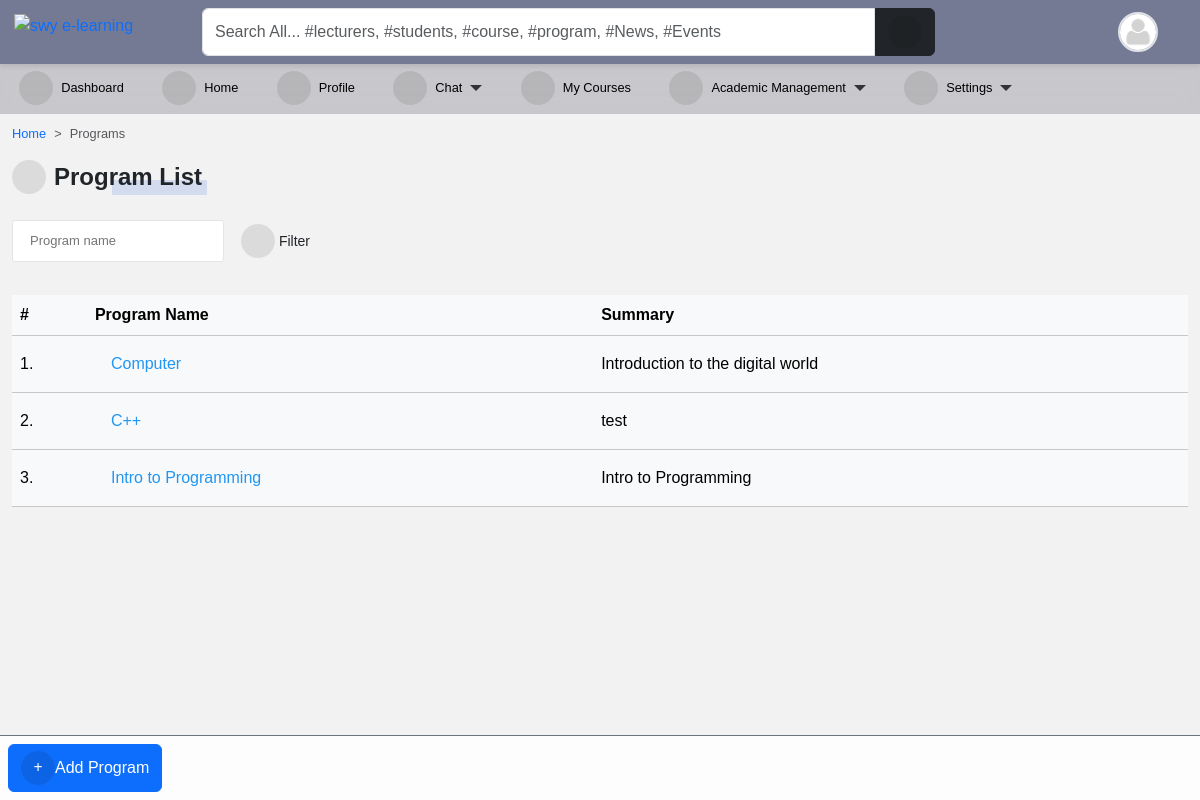
Screenshot of /programs/ (signed in) with the database file from the repository.
### accounts/models.py (models this page shows, shortened)
class User(AbstractUser):
    is_student = models.BooleanField(default=False)
    is_lecturer = models.BooleanField(default=False)
    gender = models.CharField(max_length=1, choices=GENDERS, blank=True, null=True)
    phone = models.CharField(max_length=60, blank=True, null=True)
    address = models.CharField(max_length=60, blank=True, null=True)
    picture = models.ImageField(
        upload_to="profile_pictures/%y/%m/%d/", default="default.png", null=True
    )
    email = models.EmailField(blank=True, null=True)
    username_validator = ASCIIUsernameValidator()
    objects = CustomUserManager()
    class Meta:
        ordering = ("-date_joined",)
    @property
    def get_user_role(self):
        if self.is_superuser:
            role = "Admin"
        elif self.is_student:
            role = "Student"
        elif self.is_lecturer:
            role = "Lecturer"
        return role

### course/models.py (models this page shows, shortened)
class Program(models.Model):
    title = models.CharField(max_length=150, unique=True)
    summary = models.TextField(null=True, blank=True)
    objects = ProgramManager()
    def get_absolute_url(self):
        return reverse("program_detail", kwargs={"pk": self.pk})

### course/views.py (the view)
# urls.py: path("", ProgramFilterView.as_view(), name="programs"),
@method_decorator([login_required(login_url='login')], name="dispatch")
class ProgramFilterView(FilterView):
    filterset_class = ProgramFilter
    template_name = "course/program_list.html"
    def get_context_data(self, **kwargs):
        context = super().get_context_data(**kwargs)
        context["title"] = "Programs"
        return context

### templates/course/program_list.html (shortened to what this page needs)
{% extends 'base.html' %}
{% block content %}
<nav style="--bs-breadcrumb-divider: '>';" aria-label="breadcrumb">
    <ol class="breadcrumb">
        <li class="breadcrumb-item"><a href="/">Home</a></li>
        <li class="breadcrumb-item active" aria-current="page">Programs</li>
    </ol>
</nav>
{% if request.user.is_superuser %}
<div class="manage-wrap">
    <a class="btn btn-primary" href="{% url 'add_program' %}"><i class="fas fa-plus"></i>Add Program</a>
</div>
{% elif request.user.is_lecturer %}
<div class="manage-wrap">
    <a class="btn btn-primary" href="{% url 'add_program' %}"><i class="fas fa-plus"></i>Add Program</a>
</div>
{% endif %}
<div class="title-1"><i class="fas fa-book-open"></i>Program List</div>
<br><br>
{% include 'snippets/filter_form.html' %}
<div class="table-responsive table-shadow table-light table-striped m-0 mt-4">
    <div class="table-shadow">
        <table class="table table-light">
            <thead>
                <tr>
                    <th>#</th>
                    <th>Program Name</th>
                    <th>Summary</th>
                </tr>
            </thead>
            <tbody>
                {% for program in filter.qs %}
                <tr>
                    <td>{{ forloop.counter }}.</td>
                    <td>
                        <a class="a-list" href="{{ program.get_absolute_url }}">
                            {{ program.title}}
                        </a>
                    </td>
                    <td>{{ program.summary }} </td>
                </tr>
                {% endfor %}
            </tbody>
        </table>
    </div>
</div>
{% endblock content %}

### templates/navbar.html (shortened to what this page needs)
{% load static %}
<div id="top-navbar" class="py-2 top-navbar">
	<div class="container">
		<a href="/" class="head-logo">
			<img src="{% static 'img/swy e-learning.jpg' %}" width="40px" alt="swy e-learning">
		</a>
		<div class="nav-wrapper">
			<form class="form-header" action="{% url 'query' %}" method="GET">
				<input id="primary-search" class="form-control rounded-end-0" type="text" name="q" value="{{ request.GET.q }}"
					placeholder="Search All... #lecturers, #students, #course, #program, #News, #Events" required />
				<button class="btn btn-dark rounded-start-0" type="submit">
					<i class="fas fa-search"></i>
				</button>
			</form>
			<div class="dropdown index">
				<div class="avatar border border-2" type="button" data-bs-toggle="dropdown" aria-expanded="false">
					<img src="{{ request.user.picture.url }}">
				</div>
			</div>
		</div>
	</div>
</div>

### static/scss/style1.css (style rules this page uses)
*, body { font-family: "Rubik", sans-serif; }
body { background-color: #f3f2f2; }
.table td, .table th { vertical-align: middle; }
.table tbody > tr > td > a { display: flex; color: #2196f3; padding: 0.5rem 1rem; transition: 0.2s; }
#top-navbar { position: fixed; top: 0; right: 0; -webkit-margin-start: -10px; z-index: 90; padding: 0; background: #747a94; box-shadow: 0px 2px 5px 0px rgba(0, 0, 0, 0.1); transition: 0.3s; margin: 0; }
#top-navbar .container { display: flex; background-color: transparent; position: relative; }
#top-navbar .nav-wrapper { display: flex; flex-wrap: wrap; justify-content: space-between; align-items: center; width: 100%; margin-left: 10rem; background-color: transparent; }
#top-navbar .nav-wrapper .form-header { display: flex; flex: 0.8; }
#top-navbar .nav-wrapper .form-header button { flex: 0.1; }
#top-navbar { left: 0; }
.manage-wrap { position: fixed; bottom: 0; right: 0; left: 300px; padding: 0.5rem; z-index: 10; background-color: rgba(255, 255, 255, 0.8); border-top: 1px solid #6c757d; transition: 0.3s; }
.manage-wrap { left: 0; }
.au-input { display: flex; width: auto; line-height: 40px; border: 1px solid #e5e5e5; font-family: inherit; font-size: 13px; color: #666; padding: 0 17px; border-radius: 3px; transition: all 0.2s ease; }
.avatar { width: 40px; height: 40px; border-radius: 50%; overflow: hidden; }
.avatar img { width: 100%; height: 100%; -o-object-fit: cover; object-fit: cover; }
a { color: var(--bs-primary); text-decoration: none; }
.title-1 { position: relative; display: inline-flex; align-items: center; font-family: inherit; text-transform: capitalize; font-weight: 700; font-size: 24px; border-radius: 0.2em; }
.title-1::before { content: ""; position: absolute; bottom: 0; right: -5px; width: 50%; height: 15px; z-index: -1; border-radius: 1px; background-color: rgba(83, 126, 226, 0.2); animation: lineAnim 1s ease-in forwards; }
.title-1 i { margin-right: 8px; }
.fas, .fa { font-size: 16px; display: inline-flex; align-items: center; justify-content: center; width: 34px; height: 34px; background-color: rgba(0, 0, 0, 0.093); border-radius: 50%; }

### templates/aside.html (style rules this page uses)
li { font-size: .8rem; }

### templates/navbar.html (style rules this page uses)
.head-logo { position: absolute; left: -1rem; top: 0.3rem; }

### rows the page displays
User: user.picture (placeholder picture)
Program: title "Computer", summary "Introduction to the digital world"
Program: title "C++", summary "test"
Program: title "Intro to Programming", summary "Intro to Programming"
